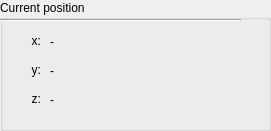
       <widget class="QGroupBox" name="groupBox_18">
        <property name="geometry">
         <rect>
          <x>800</x>
          <y>390</y>
          <width>271</width>
          <height>131</height>
         </rect>
        </property>
        <property name="title">
         <string>Current position</string>
        </property>
        <widget class="QWidget" name="verticalLayoutWidget_25">
         <property name="geometry">
          <rect>
           <x>50</x>
           <y>30</y>
           <width>101</width>
           <height>81</height>
          </rect>
         </property>
         <layout class="QVBoxLayout" name="verticalLayout_46">
          <item>
           <widget class="QLabel" name="label_posX">
            <property name="text">
             <string>-</string>
            </property>
           </widget>
          </item>
          <item>
           <widget class="QLabel" name="label_posY">
            <property name="text">
             <string>-</string>
            </property>
           </widget>
          </item>
          <item>
           <widget class="QLabel" name="label_posZ">
            <property name="text">
             <string>-</string>
            </property>
           </widget>
          </item>
         </layout>
        </widget>
        <widget class="QWidget" name="verticalLayoutWidget_24">
         <property name="geometry">
          <rect>
           <x>10</x>
           <y>29</y>
           <width>31</width>
           <height>81</height>
          </rect>
         </property>
         <layout class="QVBoxLayout" name="verticalLayout_36">
          <item>
           <widget class="QLabel" name="label_posXlab">
            <property name="text">
             <string>x:</string>
            </property>
            <property name="alignment">
             <set>Qt::AlignRight|Qt::AlignTrailing|Qt::AlignVCenter</set>
            </property>
           </widget>
          </item>
          <item>
           <widget class="QLabel" name="label_posYlab">
            <property name="text">
             <string>y:</string>
            </property>
            <property name="alignment">
             <set>Qt::AlignRight|Qt::AlignTrailing|Qt::AlignVCenter</set>
            </property>
           </widget>
          </item>
          <item>
           <widget class="QLabel" name="label_13">
            <property name="text">
             <string>z:</string>
            </property>
            <property name="alignment">
             <set>Qt::AlignRight|Qt::AlignTrailing|Qt::AlignVCenter</set>
            </property>
           </widget>
          </item>
         </layout>
        </widget>
        <widget class="Line" name="line_21">
         <property name="geometry">
          <rect>
           <x>0</x>
           <y>10</y>
           <width>241</width>
           <height>20</height>
          </rect>
         </property>
         <property name="orientation">
          <enum>Qt::Horizontal</enum>
         </property>
        </widget>
       </widget>
